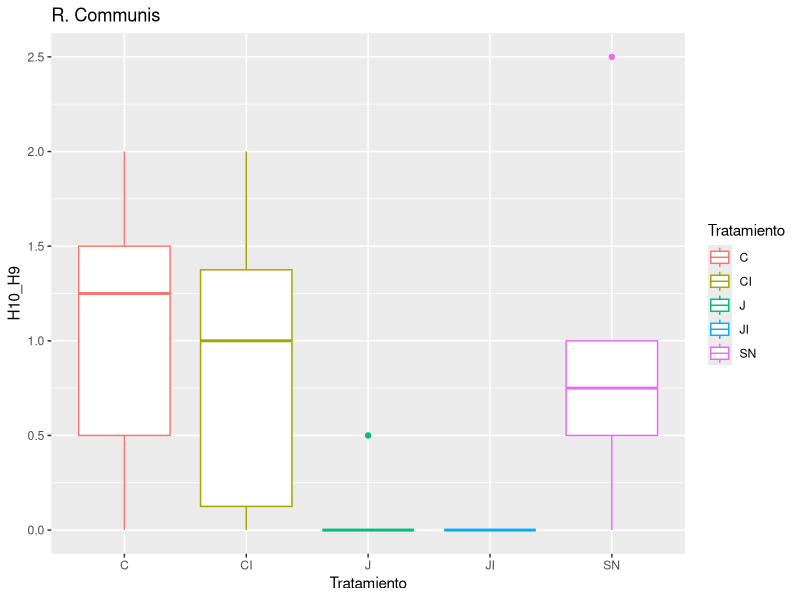
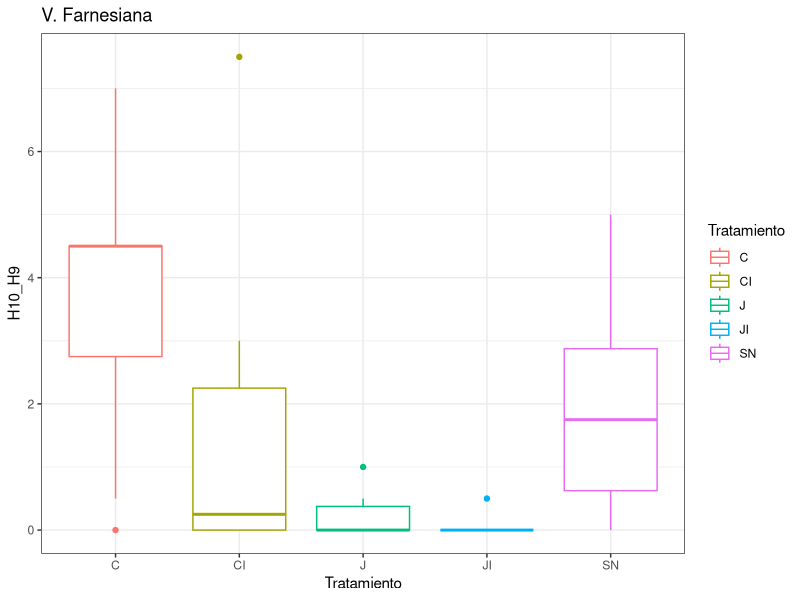
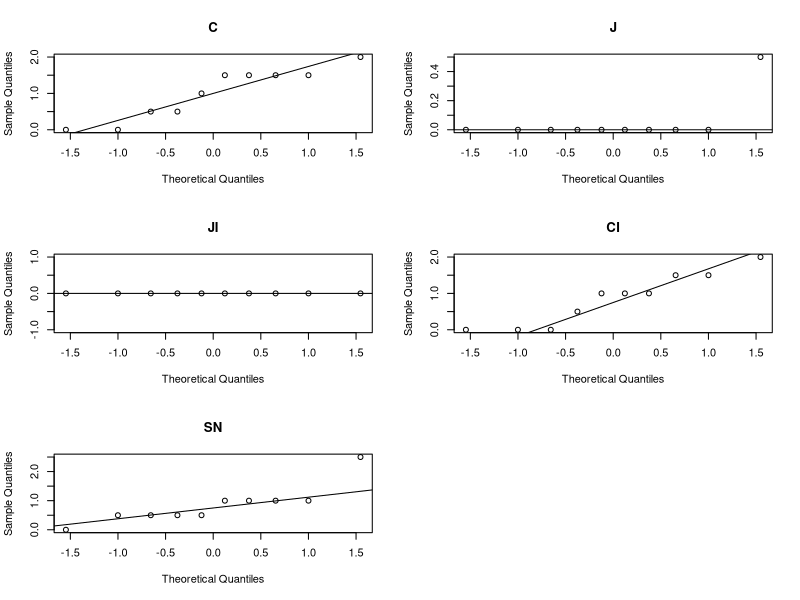
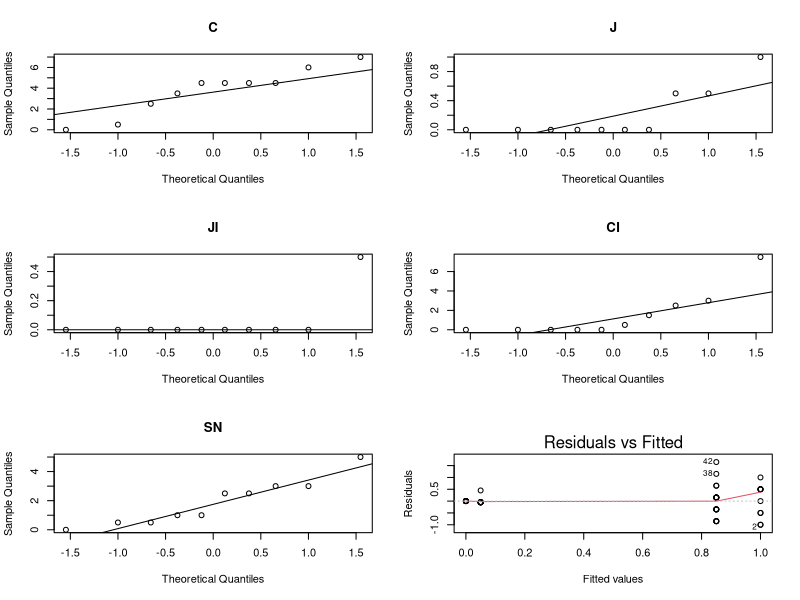
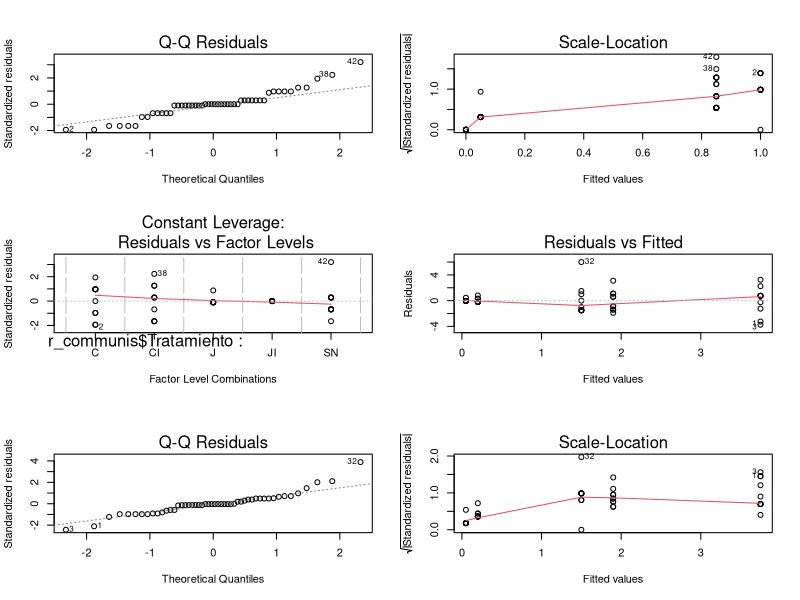
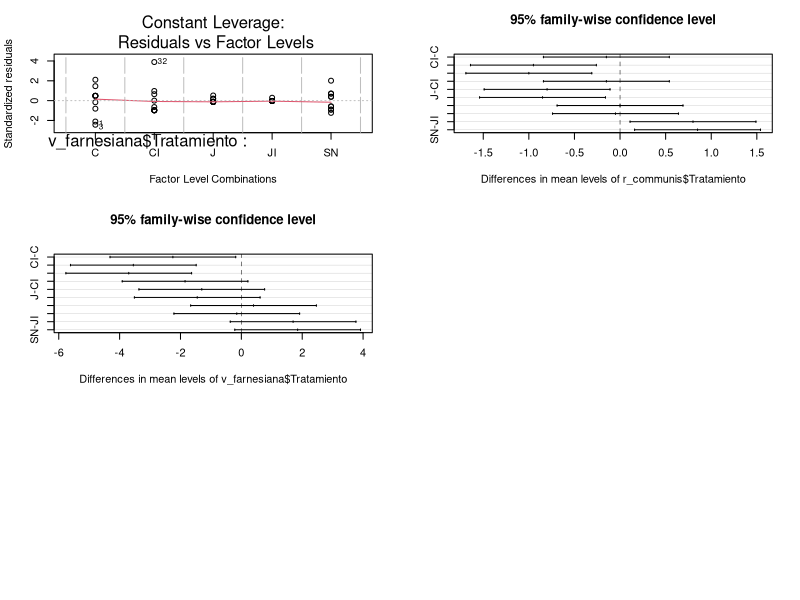

The R source for these figures, in order:
## ---- chunk 1
knitr::opts_chunk$set(echo = TRUE)
## ---- chunk 2
library(tidyr)
library(readr)
library(readxl)

data <- read_excel("dif_semanal.xlsx")
r_communis <- read_excel("dif_semanal_rcommunis_2.xlsx")
v_farnesiana <- read_excel("dif_semanal_Vfarnesiana_2.xlsx")

# total de diferencias de crecimiento por planta y tratamiento
data = as.data.frame(data)

# r communis, crecimeinto semana 4-3
r_communis = as.data.frame(r_communis)
r_communis

# v. farnesiana, crecimiento semana 4-3
v_farnesiana = as.data.frame(v_farnesiana)
v_farnesiana

## ---- chunk 3

#R. Communis
library(ggplot2)
ggplot(data = r_communis, aes(x = Tratamiento, y = H10_H9, color = Tratamiento)) +
    geom_boxplot() +
  ggtitle("R. Communis")
    theme_bw()

## ---- chunk 4

#V. Farnesiana
ggplot(data = v_farnesiana, aes(x = Tratamiento, y = H10_H9, color = Tratamiento)) +
    geom_boxplot() +
  ggtitle("V. Farnesiana") +
    theme_bw()

## ---- chunk 5

# R. communis
par(mfrow = c(3,2))
qqnorm(r_communis[r_communis$Tratamiento == "C","H10_H9"], main = "C")
qqline(r_communis[r_communis$Tratamiento == "C","H10_H9"])

qqnorm(r_communis[r_communis$Tratamiento == "J","H10_H9"], main = "J")
qqline(r_communis[r_communis$Tratamiento == "J","H10_H9"])

qqnorm(r_communis[r_communis$Tratamiento == "JI","H10_H9"], main = "JI")
qqline(r_communis[r_communis$Tratamiento == "JI","H10_H9"])

qqnorm(r_communis[r_communis$Tratamiento == "CI","H10_H9"], main = "CI")
qqline(r_communis[r_communis$Tratamiento == "CI","H10_H9"])

qqnorm(r_communis[r_communis$Tratamiento == "SN","H10_H9"], main = "SN")
qqline(r_communis[r_communis$Tratamiento == "SN","H10_H9"])

## ---- chunk 6

# V. farnesiana
par(mfrow = c(3,2))
qqnorm(v_farnesiana[v_farnesiana$Tratamiento == "C","H10_H9"], main = "C")
qqline(v_farnesiana[v_farnesiana$Tratamiento == "C","H10_H9"])

qqnorm(v_farnesiana[v_farnesiana$Tratamiento == "J","H10_H9"], main = "J")
qqline(v_farnesiana[v_farnesiana$Tratamiento == "J","H10_H9"])

qqnorm(v_farnesiana[v_farnesiana$Tratamiento == "JI","H10_H9"], main = "JI")
qqline(v_farnesiana[v_farnesiana$Tratamiento == "JI","H10_H9"])

qqnorm(v_farnesiana[v_farnesiana$Tratamiento == "CI","H10_H9"], main = "CI")
qqline(v_farnesiana[v_farnesiana$Tratamiento == "CI","H10_H9"])

qqnorm(v_farnesiana[v_farnesiana$Tratamiento == "SN","H10_H9"], main = "SN")
qqline(v_farnesiana[v_farnesiana$Tratamiento == "SN","H10_H9"])


## ---- chunk 7

library(nortest)

# R. communis
#by(data = r_communis,INDICES = r_communis$Tratamiento,FUN = function(x){ lillie.test(x$H10_H9)})


# v. farnesiana
by(data = v_farnesiana,INDICES = v_farnesiana$Tratamiento,FUN = function(x){ lillie.test(x$H10_H9)})

## ---- chunk 8

# R. Communis

shapiro.test(r_communis$H10_H9)

#V. Farnesiana
shapiro.test(v_farnesiana$H10_H9)
## ---- chunk 9

anova_r_communis <- aov(r_communis$H10_H9 ~ r_communis$Tratamiento)
summary(anova_r_communis)



anova_v_farnesiana <- aov(v_farnesiana$H10_H9 ~ v_farnesiana$Tratamiento)
summary(anova_v_farnesiana)



## ---- chunk 10

plot(anova_r_communis)
plot(anova_v_farnesiana)

## ---- chunk 11

# R. Communis

TukeyHSD(anova_r_communis)

#V. Farnesiana
TukeyHSD(anova_v_farnesiana)

## ---- chunk 12


# R. Communis
plot(TukeyHSD(anova_r_communis))

# V. Farnesiana
plot(TukeyHSD(anova_v_farnesiana))
